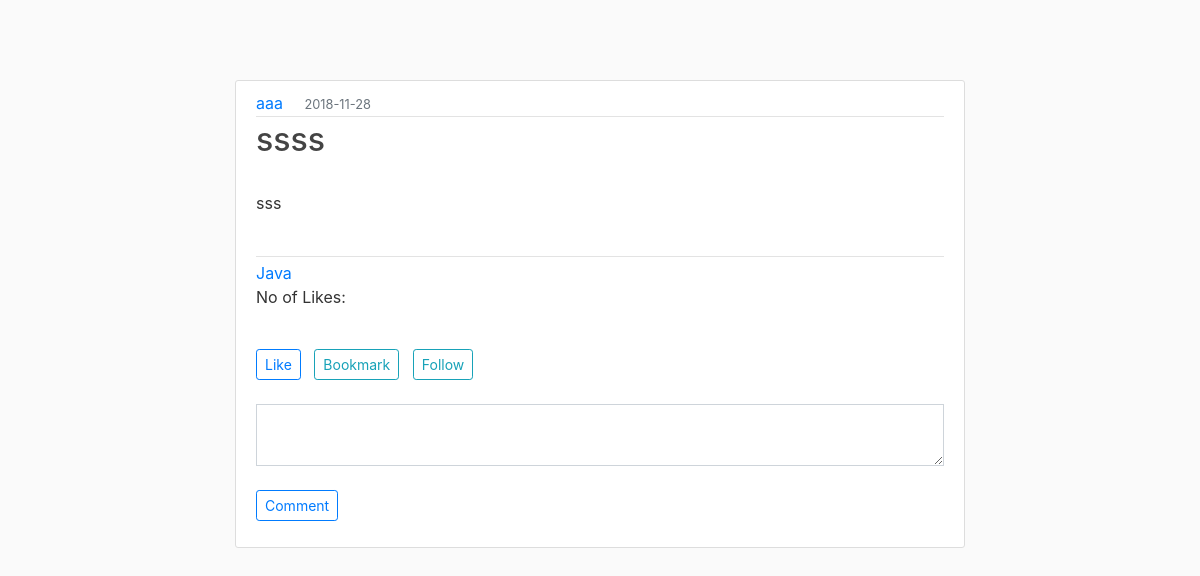
The app's page /note/1, older data.
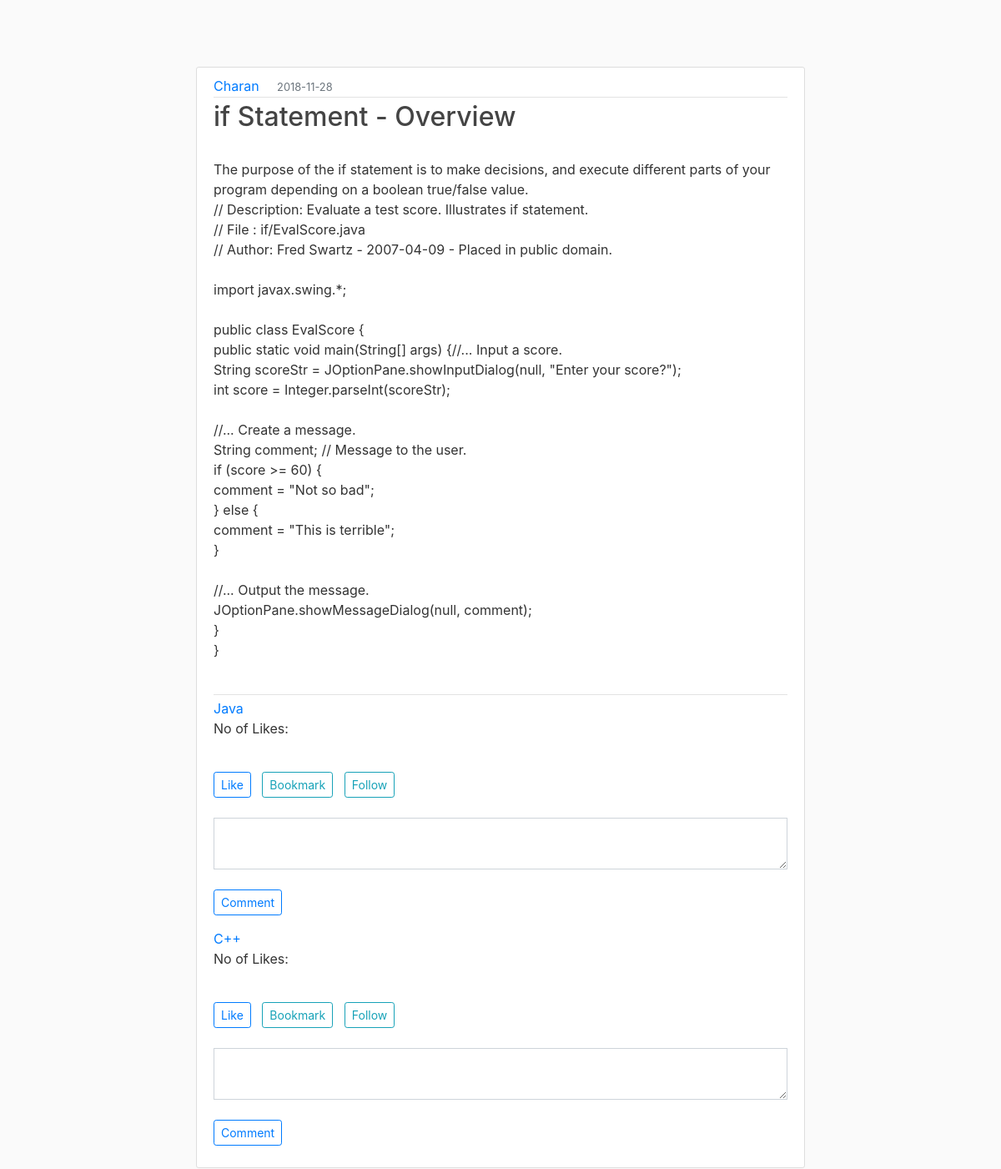
The same page, newer data.
### flaskblog/models.py (models this page shows, shortened)
class User(db.Model, UserMixin):
    id = db.Column(db.Integer, primary_key=True)
    firstname = db.Column(db.String(20), nullable=False)
    lastname = db.Column(db.String(20), nullable=False)
    email = db.Column(db.String(120), unique=True, nullable=False)
    password = db.Column(db.String(60), nullable=False)
    note = db.relationship('Note', backref='author', lazy=True)

class Note(db.Model):
    id = db.Column(db.Integer, primary_key=True)
    title = db.Column(db.String(100), nullable=False)
    date_created = db.Column(db.DateTime, nullable=False, default=datetime.utcnow)
    content = db.Column(db.Text, nullable=False)
    mode = db.Column(db.String(10), nullable=False)
    likes = db.Column(db.Integer, default= 0)
    user_id = db.Column(db.Integer, db.ForeignKey('user.id'), nullable=False)

class Tag(db.Model):
    id = db.Column(db.Integer, primary_key=True)
    name = db.Column(db.String(100), nullable=False)
    usertags = db.relationship('User', secondary='tagmapper', backref=db.backref('usertags', lazy='dynamic'))
    notetags = db.relationship('Note', secondary='notemapper', backref=db.backref('notetags', lazy='dynamic'))

### flaskblog/routes.py (the view)
@app.route("/note/<int:note_id>")
def note(note_id):
    notes = Note.query.get_or_404(note_id)
    return render_template('note.html', note=notes)

### flaskblog/templates/note.html (shortened to what this page needs)
{% extends "layout.html" %}
{% block content %}
  <article class="media content-section">
    <div class="media-body">
      <div class="article-metadata">
        <a class="mr-2" href="{{ url_for('user_notes', user_id=note.author.id) }}">{{ note.author.firstname }}</a>&nbsp&nbsp
        <small class="text-muted">{{ note.date_created.strftime('%Y-%m-%d') }}</small>
      </div>
      <div class="article-metadata">
      <h2><a class="article-title">{{ note.title }}</a></h2><br>
      <p class="article-content">{{ note.content }}</p><br>
    </div>
    <div class="form-group">
      {% for n in note.notetags %}
      <a class="mr-2" href="{{ url_for('tags', tag_id=n.id) }}">{{ n.name }}</a>
      <p class="article-content"> No of Likes: {{ n.likes }}</p><br>
      <a  class="btn btn-outline-primary btn-sm"  href="{{ url_for('like', note_id=n.id) }}">Like</a>&nbsp&nbsp
      <a  class="btn btn-outline-info btn-sm" href="{{ url_for('bookmark', note_id=n.id) }}">Bookmark</a>&nbsp&nbsp
      <a  class="btn btn-outline-info btn-sm" href="{{ url_for('follow', note_id=n.id) }}">Follow</a>
      <br>      <br>
      <textarea class="form-control rounded-0" id="exampleFormControlTextarea2" rows="2"></textarea><br>
      <p><a class="btn btn-outline-primary btn-sm" href="{{ url_for('comment', note_id=n.id) }}" data-toggle="collapse" href="#collapseExample" role="button" aria-expanded="false" aria-controls="collapseExample"> Comment </a></p>
      {% endfor %}
    </div>
    </div>
  </article>
{% endblock content %}

### flaskblog/templates/layout.html (shortened to what this page needs)
<!DOCTYPE html>
<html>
<head>
    <link rel="stylesheet" href="https://maxcdn.bootstrapcdn.com/bootstrap/4.0.0/css/bootstrap.min.css">
    <link rel="stylesheet" type="text/css" href="{{ url_for('static', filename='main.css') }}">
</head>
<body>
    <main role="main" class="container">
      <div class="row">
        <div class="col-md-8">
            {% block content %}{% endblock %}        </div>
      </div>
    </main>
</body>
</html>

### flaskblog/static/main.css (style rules this page uses)
body { background: #fafafa; color: #333333; margin-top: 5rem; }
h1, h2, h3, h4, h5, h6 { color: #444444; }
.content-section { background: #ffffff; padding: 10px 20px; border: 1px solid #dddddd; border-radius: 3px; margin-bottom: 20px; margin-left: auto; margin-right: auto; }
.article-title { color: #444444; }
.article-content { white-space: pre-line; }
.article-metadata { padding-bottom: 1px; margin-bottom: 4px; border-bottom: 1px solid #e3e3e3 }

### flaskblog/templates/layout.html (style rules this page uses)
.col-md-8 { margin-left: auto; margin-right: auto; margin-top: auto; margin-bottom: auto; }

Row changes from the older to the newer data that the page shows:
changed User: author.firstname "aaa" → "Charan"
changed Note: title "ssss" → "if Statement - Overview"; content "sss" → "The purpose of the if statement is to make decisions, and execute different parts of your program depending on a boolean true/false value. // Description: Evaluate a test score. Illustrates if statement. // File : if/EvalScore.java // Author: Fred Swartz - 2007-04-09 - Placed in public domain. import javax.swing.*; public class EvalScore { public static void main(String[] args) {//... Input a score. String scoreStr = JOptionPane.showInputDialog(null, \"Enter your score?\"); int score = Integer.parseInt(scoreStr); //... Create a message. String comment; // Message to the user. if (score >= 60) { comment = \"Not so bad\"; } else { comment = \"This is terrible\"; } //... Output the message.…"
added Tag: name "C++"
